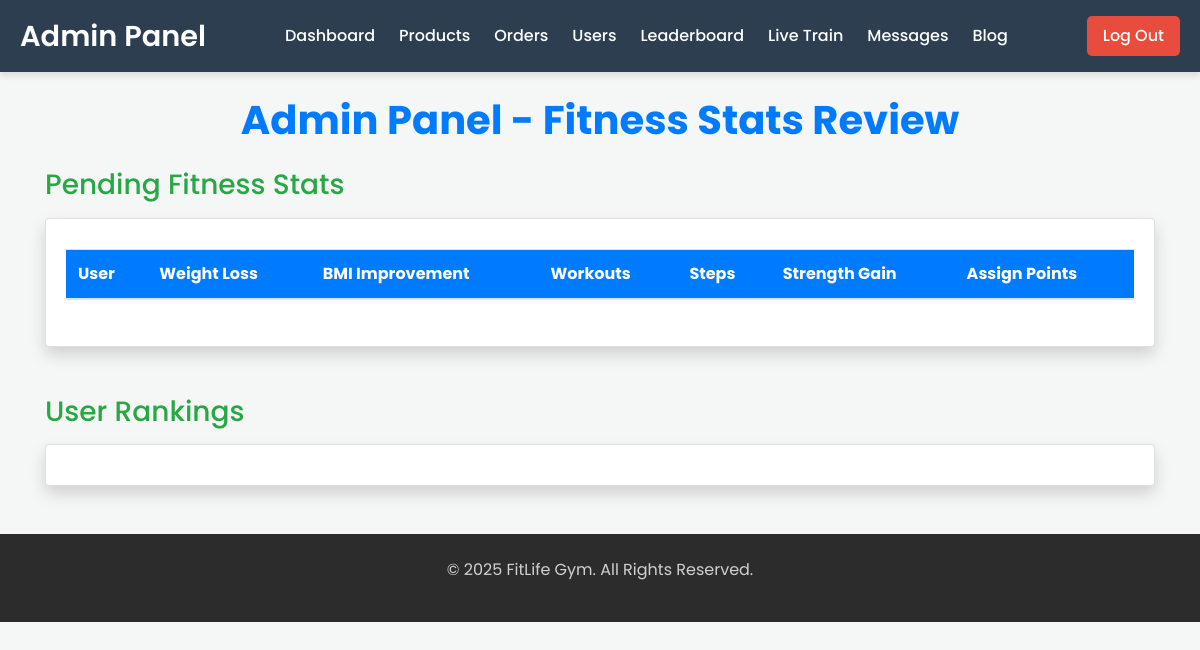
Before: /index/admin/leaderboard.php (signed in) with the older database file.
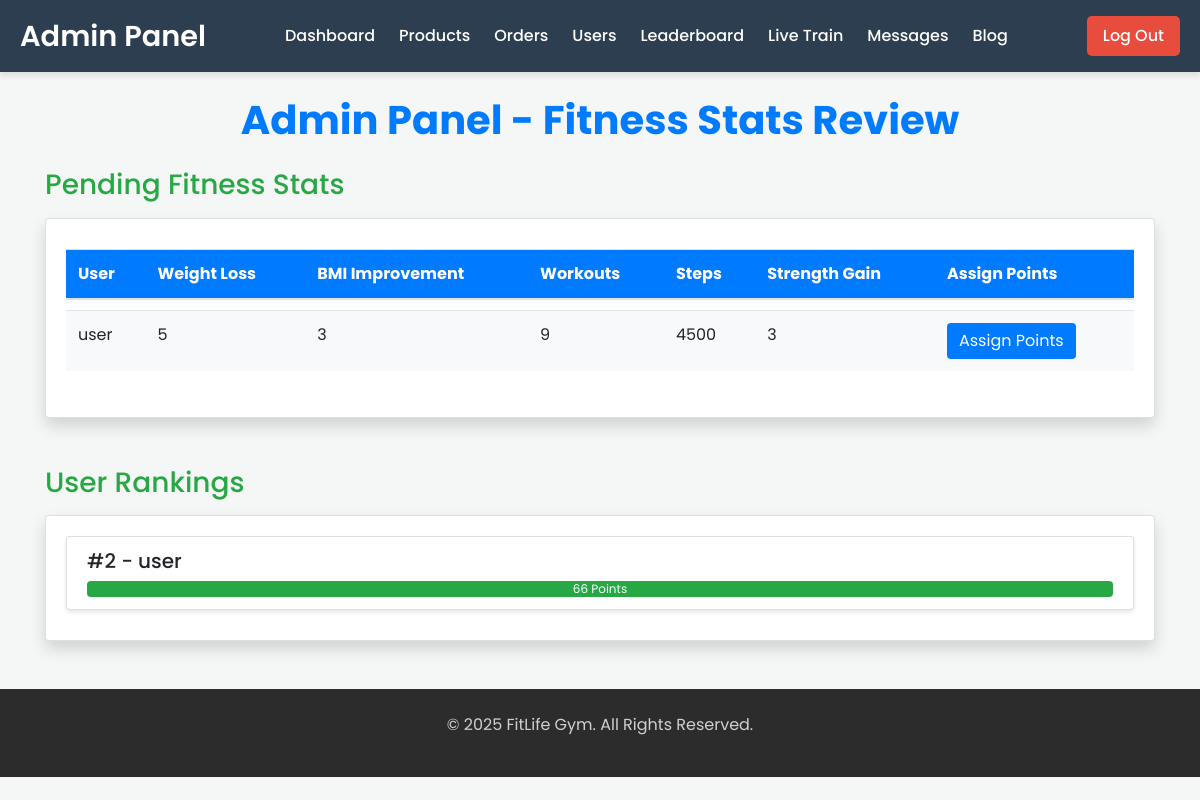
After: the same page with the newer database file.
### tables this page shows
CREATE TABLE `fitness_stats` (
  `id` int(11) NOT NULL,
  `user_id` int(11) DEFAULT NULL,
  `weight_loss` int(10) DEFAULT NULL,
  `bmi_improvement` int(10) DEFAULT NULL,
  `workouts` int(11) DEFAULT NULL,
  `steps` int(11) DEFAULT NULL,
  `strength_gain` int(10) DEFAULT NULL,
  `status` varchar(30) NOT NULL
);

CREATE TABLE `users` (
  `id` int(11) NOT NULL,
  `first_name` varchar(100) NOT NULL,
  `last_name` varchar(100) NOT NULL,
  `email` varchar(100) NOT NULL,
  `username` varchar(50) NOT NULL,
  `password` varchar(255) NOT NULL
);

CREATE TABLE `leaderboard` (
  `id` int(11) NOT NULL,
  `user_id` int(11) DEFAULT NULL,
  `total_points` int(10) DEFAULT NULL,
  `rank` int(11) DEFAULT NULL
);

### index/admin/leaderboard.php (the view, shortened to what this page needs)
<?php
include_once 'components/admin_header.php';
require_once 'include/db.php';
$query = "SELECT fitness_stats.id, fitness_stats.user_id, users.username, fitness_stats.weight_loss,
                 fitness_stats.bmi_improvement, fitness_stats.workouts, fitness_stats.steps,
                 fitness_stats.strength_gain
          FROM fitness_stats
          JOIN users ON fitness_stats.user_id = users.id
          WHERE fitness_stats.status = 'pending'";
$result = $mysqli->query($query);
$ranking_query = "SELECT users.username, leaderboard.total_points, leaderboard.rank
                  FROM leaderboard
                  JOIN users ON leaderboard.user_id = users.id
                  ORDER BY leaderboard.total_points DESC";
$rank_result = $mysqli->query($ranking_query);
?>
<div class="container mt-4">
    <h1 class="text-center mb-4" style="color: #007bff; font-weight: bold;">Admin Panel - Fitness Stats Review</h1>
    <h3 class="mb-3" style="color: #28a745;">Pending Fitness Stats</h3>
    <div class="card shadow mb-5">
        <div class="card-body">
            <table class="table">
                <thead>
                    <tr>
                        <th>User</th>
                        <th>Weight Loss</th>
                        <th>BMI Improvement</th>
                        <th>Workouts</th>
                        <th>Steps</th>
                        <th>Strength Gain</th>
                        <th>Assign Points</th>
                    </tr>
                </thead>
                <tbody>
                    <?php while ($row = $result->fetch_assoc()) { ?>
                        <tr>
                            <td><?php echo htmlspecialchars($row['username']); ?></td>
                            <td><?php echo $row['weight_loss']; ?></td>
                            <td><?php echo $row['bmi_improvement']; ?></td>
                            <td><?php echo $row['workouts']; ?></td>
                            <td><?php echo $row['steps']; ?></td>
                            <td><?php echo $row['strength_gain']; ?></td>
                            <td>
                                <form method="POST">
                                    <button type="submit" name="assign_points" class="btn btn-primary">Assign Points</button>
                                </form>
                            </td>
                        </tr>
                    <?php } ?>
                </tbody>
            </table>
        </div>
    </div>
    <h3 class="mt-5 mb-3" style="color: #28a745;">User Rankings</h3>
    <div class="card shadow">
        <div class="card-body">
            <div class="list-group">
                <?php while ($rank = $rank_result->fetch_assoc()) {
                    $progress = ($rank['total_points'] / max(array_column($rank_result->fetch_all(MYSQLI_ASSOC), 'total_points'))) * 100;
                ?>
                    <div class="list-group-item">
                        <h5>#<?php echo $rank['rank']; ?> - <?php echo htmlspecialchars($rank['username']); ?></h5>
                        <div class="progress">
                            <div class="progress-bar" role="progressbar" style="width: <?php echo $progress; ?>%;"
                                aria-valuenow="<?php echo $rank['total_points']; ?>" aria-valuemin="0"
                                aria-valuemax="100">
                                <?php echo $rank['total_points']; ?> Points
                            </div>
                        </div>
                    </div>
                <?php } ?>
            </div>
        </div>
    </div>
</div>
<?php
include_once 'components/admin_footer.php';
?>

Changed rows visible on the page:
added fitness_stats: user.username "user", weight_loss "5", bmi_improvement "3", workouts "9", steps "4500", strength_gain "3"
added leaderboard: rank "2", user.username "user", total_points "66"
